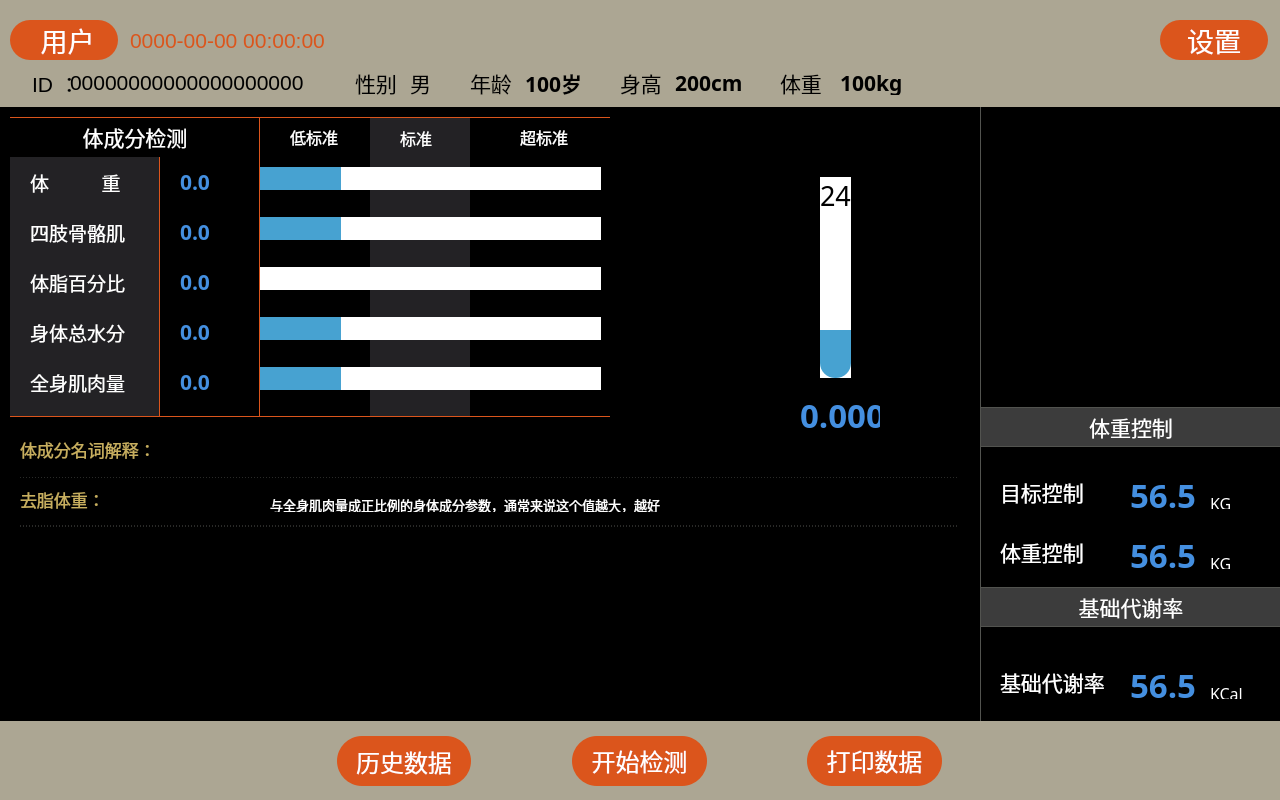
<?xml version="1.0" encoding="UTF-8"?>
<ui version="4.0">
 <class>MainWindow</class>
 <widget class="QMainWindow" name="MainWindow">
  <property name="geometry">
   <rect>
    <x>0</x>
    <y>0</y>
    <width>1280</width>
    <height>800</height>
   </rect>
  </property>
  <property name="font">
   <font>
    <family>Agency FB</family>
    <pointsize>20</pointsize>
   </font>
  </property>
  <property name="windowTitle">
   <string>MainWindow</string>
  </property>
  <widget class="QWidget" name="centralwidget">
   <widget class="QWidget" name="footer" native="true">
    <property name="geometry">
     <rect>
      <x>0</x>
      <y>721</y>
      <width>1280</width>
      <height>80</height>
     </rect>
    </property>
    <property name="font">
     <font>
      <pointsize>20</pointsize>
     </font>
    </property>
    <property name="styleSheet">
     <string notr="true">#footer {
  background-color: #aca693;
}

QPushButton {
  font-size: 18pt;
  color: white;
  background-color: #db551c;
  border-radius: 25px;
 }

QPushButton:pressed {
  color: white;
  background-color: #1F272E;
  border-radius: 25px;
}

QPushButton:disabled {
  color: lightgray;
  background-color: #40515E;
  border-radius: 25px;
}</string>
    </property>
    <widget class="QPushButton" name="pushButtonHistory">
     <property name="geometry">
      <rect>
       <x>337</x>
       <y>15</y>
       <width>134</width>
       <height>50</height>
      </rect>
     </property>
     <property name="font">
      <font>
       <family>Microsoft YaHei UI</family>
       <pointsize>18</pointsize>
       <bold>false</bold>
       <kerning>true</kerning>
      </font>
     </property>
     <property name="styleSheet">
      <string notr="true"/>
     </property>
     <property name="text">
      <string>历史数据</string>
     </property>
     <property name="icon">
      <iconset resource="resources.qrc">
       <normaloff>:/images/run-mark.png</normaloff>:/images/run-mark.png</iconset>
     </property>
     <property name="iconSize">
      <size>
       <width>16</width>
       <height>16</height>
      </size>
     </property>
    </widget>
    <widget class="QPushButton" name="pushButtonPrint">
     <property name="geometry">
      <rect>
       <x>572</x>
       <y>15</y>
       <width>135</width>
       <height>50</height>
      </rect>
     </property>
     <property name="styleSheet">
      <string notr="true">
</string>
     </property>
     <property name="text">
      <string>开始检测</string>
     </property>
     <property name="icon">
      <iconset resource="resources.qrc">
       <normaloff>:/images/run-mark.png</normaloff>:/images/run-mark.png</iconset>
     </property>
     <property name="iconSize">
      <size>
       <width>16</width>
       <height>16</height>
      </size>
     </property>
    </widget>
    <widget class="QPushButton" name="pushButtonRun">
     <property name="geometry">
      <rect>
       <x>807</x>
       <y>15</y>
       <width>135</width>
       <height>50</height>
      </rect>
     </property>
     <property name="styleSheet">
      <string notr="true">
</string>
     </property>
     <property name="text">
      <string>打印数据</string>
     </property>
     <property name="icon">
      <iconset resource="resources.qrc">
       <normaloff>:/images/print-mark.png</normaloff>:/images/print-mark.png</iconset>
     </property>
     <property name="iconSize">
      <size>
       <width>16</width>
       <height>16</height>
      </size>
     </property>
    </widget>
   </widget>
   <widget class="QWidget" name="header" native="true">
    <property name="geometry">
     <rect>
      <x>0</x>
      <y>0</y>
      <width>1280</width>
      <height>107</height>
     </rect>
    </property>
    <property name="styleSheet">
     <string notr="true">#header {
  background-color: #aca693;
}

QPushButton {
  font-size: 20pt;
  color: white;
  background-color: #db551c;
  border-radius: 20px;
 }

QPushButton:pressed {
  color: white;
  background-color: #1F272E;
  border-radius: 20px;
}

QPushButton:disabled {
  color: lightgray;
  background-color: #40515E;
  border-radius: 20px;
}
 
QLabel {
  background-color: &quot;transparent&quot;;
}

#nameID, #nameGender, #nameAge, #nameHeight, #nameWeight {
  color: black;
  font-size: 16pt;
}

#labelID, #labelGender, #labelAge, #labelHeight, #labelWeight {
  color: black;
  font-size: 16pt;
}

#labelID, #labelGender, #labelAge, #labelHeight {
  border-right: 1px solid #db551c;
}

#labelDateTime {
  color: #db551c;
  font-size: 16pt;
}</string>
    </property>
    <widget class="QPushButton" name="pushButtonUser">
     <property name="geometry">
      <rect>
       <x>10</x>
       <y>20</y>
       <width>108</width>
       <height>40</height>
      </rect>
     </property>
     <property name="text">
      <string> 用户</string>
     </property>
     <property name="icon">
      <iconset resource="resources.qrc">
       <normaloff>:/images/user-mark.png</normaloff>:/images/user-mark.png</iconset>
     </property>
     <property name="iconSize">
      <size>
       <width>21</width>
       <height>21</height>
      </size>
     </property>
    </widget>
    <widget class="QPushButton" name="pushButtonSetup">
     <property name="geometry">
      <rect>
       <x>1160</x>
       <y>20</y>
       <width>108</width>
       <height>40</height>
      </rect>
     </property>
     <property name="text">
      <string>设置</string>
     </property>
     <property name="icon">
      <iconset resource="resources.qrc">
       <normaloff>:/images/setup-mark.png</normaloff>:/images/setup-mark.png</iconset>
     </property>
     <property name="iconSize">
      <size>
       <width>21</width>
       <height>21</height>
      </size>
     </property>
    </widget>
    <widget class="QLabel" name="labelDateTime">
     <property name="geometry">
      <rect>
       <x>130</x>
       <y>30</y>
       <width>200</width>
       <height>20</height>
      </rect>
     </property>
     <property name="font">
      <font>
       <family>Arial</family>
       <pointsize>16</pointsize>
      </font>
     </property>
     <property name="text">
      <string>0000-00-00 00:00:00</string>
     </property>
    </widget>
    <widget class="QLabel" name="nameID">
     <property name="geometry">
      <rect>
       <x>32</x>
       <y>70</y>
       <width>50</width>
       <height>25</height>
      </rect>
     </property>
     <property name="font">
      <font>
       <pointsize>16</pointsize>
      </font>
     </property>
     <property name="text">
      <string>ID ：</string>
     </property>
    </widget>
    <widget class="QLabel" name="labelID">
     <property name="geometry">
      <rect>
       <x>70</x>
       <y>70</y>
       <width>272</width>
       <height>25</height>
      </rect>
     </property>
     <property name="font">
      <font>
       <pointsize>16</pointsize>
      </font>
     </property>
     <property name="text">
      <string>00000000000000000000</string>
     </property>
    </widget>
    <widget class="QLabel" name="nameGender">
     <property name="geometry">
      <rect>
       <x>355</x>
       <y>70</y>
       <width>50</width>
       <height>25</height>
      </rect>
     </property>
     <property name="font">
      <font>
       <pointsize>16</pointsize>
      </font>
     </property>
     <property name="text">
      <string>性别：</string>
     </property>
    </widget>
    <widget class="QLabel" name="labelGender">
     <property name="geometry">
      <rect>
       <x>410</x>
       <y>70</y>
       <width>50</width>
       <height>25</height>
      </rect>
     </property>
     <property name="font">
      <font>
       <pointsize>16</pointsize>
      </font>
     </property>
     <property name="text">
      <string>男</string>
     </property>
    </widget>
    <widget class="QLabel" name="nameAge">
     <property name="geometry">
      <rect>
       <x>470</x>
       <y>70</y>
       <width>50</width>
       <height>25</height>
      </rect>
     </property>
     <property name="font">
      <font>
       <family>Microsoft YaHei UI</family>
       <pointsize>16</pointsize>
       <bold>false</bold>
      </font>
     </property>
     <property name="text">
      <string>年龄：</string>
     </property>
    </widget>
    <widget class="QLabel" name="labelAge">
     <property name="geometry">
      <rect>
       <x>525</x>
       <y>70</y>
       <width>75</width>
       <height>25</height>
      </rect>
     </property>
     <property name="font">
      <font>
       <family>Microsoft JhengHei</family>
       <pointsize>16</pointsize>
       <bold>true</bold>
      </font>
     </property>
     <property name="text">
      <string>100岁</string>
     </property>
    </widget>
    <widget class="QLabel" name="nameHeight">
     <property name="geometry">
      <rect>
       <x>620</x>
       <y>70</y>
       <width>50</width>
       <height>25</height>
      </rect>
     </property>
     <property name="font">
      <font>
       <family>Microsoft YaHei UI</family>
       <pointsize>16</pointsize>
       <bold>false</bold>
      </font>
     </property>
     <property name="text">
      <string>身高：</string>
     </property>
    </widget>
    <widget class="QLabel" name="labelHeight">
     <property name="geometry">
      <rect>
       <x>675</x>
       <y>70</y>
       <width>80</width>
       <height>25</height>
      </rect>
     </property>
     <property name="font">
      <font>
       <family>Microsoft JhengHei</family>
       <pointsize>16</pointsize>
       <bold>true</bold>
      </font>
     </property>
     <property name="text">
      <string>200cm</string>
     </property>
    </widget>
    <widget class="QLabel" name="nameWeight">
     <property name="geometry">
      <rect>
       <x>780</x>
       <y>70</y>
       <width>50</width>
       <height>25</height>
      </rect>
     </property>
     <property name="font">
      <font>
       <family>Microsoft YaHei UI</family>
       <pointsize>16</pointsize>
       <bold>false</bold>
      </font>
     </property>
     <property name="text">
      <string>体重：</string>
     </property>
    </widget>
    <widget class="QLabel" name="labelWeight">
     <property name="geometry">
      <rect>
       <x>840</x>
       <y>70</y>
       <width>100</width>
       <height>25</height>
      </rect>
     </property>
     <property name="font">
      <font>
       <family>Microsoft JhengHei</family>
       <pointsize>16</pointsize>
       <bold>true</bold>
      </font>
     </property>
     <property name="text">
      <string>100kg</string>
     </property>
    </widget>
   </widget>
   <widget class="QWidget" name="body" native="true">
    <property name="geometry">
     <rect>
      <x>0</x>
      <y>107</y>
      <width>1280</width>
      <height>614</height>
     </rect>
    </property>
    <property name="styleSheet">
     <string notr="true">#body { background-color: black;  }

#controlPanel,#controlBMR {   background-color: #3c3c3c; border-top: 1px solid #52534f; border-bottom: 1px solid #52534f;   
color: white;font-size: 16pt;}

#NameWT,#NameCTWT,#NameFatCT,#NameMuscleCT,#NameBMR{color: white;font-size: 16pt;}

#labelKcal,#labelWTKG,#labelCTKG{ color:white; font-size:12pt;}

#NoteLBM{color:white; font-size:10pt;}

#labelTXTtitle,#labelMuscletxt{color:#c8af5f;font-size:13pt;}

#labelTargetCT,#labelWeightCT,#labelFatCT,#labelMuscleCT,#labelBMR,#labelECW
{
    color: #448fe0;
    font-size: 25pt;
}
#widgetSMM{ border-bottom: 1px dashed #52534f;   border-top: 1px dashed #52534f;   }

</string>
    </property>
    <widget class="QWidget" name="panel01" native="true">
     <property name="geometry">
      <rect>
       <x>10</x>
       <y>10</y>
       <width>600</width>
       <height>300</height>
      </rect>
     </property>
     <property name="styleSheet">
      <string notr="true">#panel01 {
  border-top: 1px solid #db551c; border-bottom: 1px solid #db551c;
}

QLabel {
  background-color: &quot;transparent&quot;;
}

#labellowstanderd,#labelstanderd,#labelhighstanderd{
  color: white;
  font-size: 12pt;
}


QProgressBar { border: 0px solid #aaaaaa; background-color: &quot;transparent&quot;;}
QProgressBar::chunk { background-color: #47a2d1;  text:none;}

</string>
     </property>
     <widget class="QWidget" name="panel01left" native="true">
      <property name="geometry">
       <rect>
        <x>0</x>
        <y>0</y>
        <width>250</width>
        <height>300</height>
       </rect>
      </property>
      <property name="styleSheet">
       <string notr="true">#panel01left{ border-right: 1px solid #db551c; }

QLabel {
  background-color: &quot;transparent&quot;;
}

#panelName{
  color: white;
  font-size: 16pt;
  border-bottom: 1px solid #52534f;
}

#labelWeight1,#labelSMM,#labelPBF,#labelWater,#labelMuscle
{
    color: #448fe0;
    font-size: 16pt;
}

#progressBar{
    border:0;
}</string>
      </property>
      <widget class="QLabel" name="panelName">
       <property name="geometry">
        <rect>
         <x>0</x>
         <y>0</y>
         <width>250</width>
         <height>40</height>
        </rect>
       </property>
       <property name="text">
        <string>体成分检测</string>
       </property>
       <property name="alignment">
        <set>Qt::AlignCenter</set>
       </property>
      </widget>
      <widget class="QWidget" name="panel01leftName" native="true">
       <property name="geometry">
        <rect>
         <x>0</x>
         <y>40</y>
         <width>150</width>
         <height>259</height>
        </rect>
       </property>
       <property name="styleSheet">
        <string notr="true">#panel01leftName {
  background-color: #232225;
  border-right: 1px solid #db551c; 
}

QLabel {
  background-color: &quot;transparent&quot;;
}

#NameWeight,#NameSMM,#NamePBF,#NameWater,#NameMuscle{
  color: white;
  font-size: 14pt;
}</string>
       </property>
       <widget class="QLabel" name="NameWeight">
        <property name="geometry">
         <rect>
          <x>20</x>
          <y>10</y>
          <width>100</width>
          <height>30</height>
         </rect>
        </property>
        <property name="font">
         <font>
          <pointsize>14</pointsize>
          <bold>false</bold>
         </font>
        </property>
        <property name="text">
         <string>体          重</string>
        </property>
       </widget>
       <widget class="QLabel" name="NameSMM">
        <property name="geometry">
         <rect>
          <x>20</x>
          <y>60</y>
          <width>100</width>
          <height>30</height>
         </rect>
        </property>
        <property name="font">
         <font>
          <pointsize>14</pointsize>
          <bold>false</bold>
         </font>
        </property>
        <property name="text">
         <string>四肢骨骼肌</string>
        </property>
       </widget>
       <widget class="QLabel" name="NamePBF">
        <property name="geometry">
         <rect>
          <x>20</x>
          <y>110</y>
          <width>100</width>
          <height>30</height>
         </rect>
        </property>
        <property name="font">
         <font>
          <pointsize>14</pointsize>
          <bold>false</bold>
         </font>
        </property>
        <property name="text">
         <string>体脂百分比</string>
        </property>
       </widget>
       <widget class="QLabel" name="NameWater">
        <property name="geometry">
         <rect>
          <x>20</x>
          <y>160</y>
          <width>100</width>
          <height>30</height>
         </rect>
        </property>
        <property name="font">
         <font>
          <pointsize>14</pointsize>
          <bold>false</bold>
         </font>
        </property>
        <property name="text">
         <string>身体总水分</string>
        </property>
       </widget>
       <widget class="QLabel" name="NameMuscle">
        <property name="geometry">
         <rect>
          <x>20</x>
          <y>210</y>
          <width>100</width>
          <height>30</height>
         </rect>
        </property>
        <property name="font">
         <font>
          <pointsize>14</pointsize>
          <bold>false</bold>
         </font>
        </property>
        <property name="text">
         <string>全身肌肉量</string>
        </property>
       </widget>
      </widget>
      <widget class="QLabel" name="labelWeight1">
       <property name="geometry">
        <rect>
         <x>170</x>
         <y>50</y>
         <width>40</width>
         <height>30</height>
        </rect>
       </property>
       <property name="font">
        <font>
         <family>Agency FB</family>
         <pointsize>16</pointsize>
         <bold>true</bold>
        </font>
       </property>
       <property name="text">
        <string>0.0</string>
       </property>
      </widget>
      <widget class="QLabel" name="labelSMM">
       <property name="geometry">
        <rect>
         <x>170</x>
         <y>100</y>
         <width>40</width>
         <height>30</height>
        </rect>
       </property>
       <property name="font">
        <font>
         <family>Agency FB</family>
         <pointsize>16</pointsize>
         <bold>true</bold>
        </font>
       </property>
       <property name="text">
        <string>0.0</string>
       </property>
      </widget>
      <widget class="QLabel" name="labelPBF">
       <property name="geometry">
        <rect>
         <x>170</x>
         <y>150</y>
         <width>40</width>
         <height>30</height>
        </rect>
       </property>
       <property name="font">
        <font>
         <family>Agency FB</family>
         <pointsize>16</pointsize>
         <bold>true</bold>
        </font>
       </property>
       <property name="text">
        <string>0.0</string>
       </property>
      </widget>
      <widget class="QLabel" name="labelWater">
       <property name="geometry">
        <rect>
         <x>170</x>
         <y>200</y>
         <width>40</width>
         <height>30</height>
        </rect>
       </property>
       <property name="font">
        <font>
         <family>Agency FB</family>
         <pointsize>16</pointsize>
         <bold>true</bold>
        </font>
       </property>
       <property name="text">
        <string>0.0</string>
       </property>
      </widget>
      <widget class="QLabel" name="labelMuscle">
       <property name="geometry">
        <rect>
         <x>170</x>
         <y>250</y>
         <width>40</width>
         <height>30</height>
        </rect>
       </property>
       <property name="font">
        <font>
         <family>Agency FB</family>
         <pointsize>16</pointsize>
         <bold>true</bold>
        </font>
       </property>
       <property name="text">
        <string>0.0</string>
       </property>
      </widget>
     </widget>
     <widget class="QWidget" name="panel01right" native="true">
      <property name="geometry">
       <rect>
        <x>250</x>
        <y>0</y>
        <width>350</width>
        <height>300</height>
       </rect>
      </property>
      <widget class="QProgressBar" name="progressBarWeight">
       <property name="geometry">
        <rect>
         <x>0</x>
         <y>50</y>
         <width>341</width>
         <height>23</height>
        </rect>
       </property>
       <property name="value">
        <number>24</number>
       </property>
       <property name="format">
        <string/>
       </property>
      </widget>
      <widget class="QProgressBar" name="progressBarSMM">
       <property name="geometry">
        <rect>
         <x>0</x>
         <y>100</y>
         <width>341</width>
         <height>23</height>
        </rect>
       </property>
       <property name="value">
        <number>24</number>
       </property>
       <property name="format">
        <string notr="true"/>
       </property>
      </widget>
      <widget class="QProgressBar" name="progressBarBPF">
       <property name="geometry">
        <rect>
         <x>0</x>
         <y>150</y>
         <width>341</width>
         <height>23</height>
        </rect>
       </property>
       <property name="format">
        <string notr="true"/>
       </property>
      </widget>
      <widget class="QProgressBar" name="progressBarWater">
       <property name="geometry">
        <rect>
         <x>0</x>
         <y>200</y>
         <width>341</width>
         <height>23</height>
        </rect>
       </property>
       <property name="value">
        <number>24</number>
       </property>
       <property name="format">
        <string notr="true"/>
       </property>
      </widget>
      <widget class="QProgressBar" name="progressBarMuscle">
       <property name="geometry">
        <rect>
         <x>0</x>
         <y>250</y>
         <width>341</width>
         <height>23</height>
        </rect>
       </property>
       <property name="value">
        <number>24</number>
       </property>
       <property name="format">
        <string notr="true"/>
       </property>
      </widget>
      <widget class="QWidget" name="standerdpanel" native="true">
       <property name="geometry">
        <rect>
         <x>110</x>
         <y>1</y>
         <width>100</width>
         <height>298</height>
        </rect>
       </property>
       <property name="styleSheet">
        <string notr="true">#standerdpanel {
  background-color: #232225;
}
</string>
       </property>
       <widget class="QLabel" name="labelstanderd">
        <property name="geometry">
         <rect>
          <x>30</x>
          <y>10</y>
          <width>60</width>
          <height>20</height>
         </rect>
        </property>
        <property name="text">
         <string>标准</string>
        </property>
       </widget>
      </widget>
      <widget class="QWidget" name="lowpanel" native="true">
       <property name="geometry">
        <rect>
         <x>10</x>
         <y>0</y>
         <width>100</width>
         <height>298</height>
        </rect>
       </property>
       <widget class="QLabel" name="labellowstanderd">
        <property name="geometry">
         <rect>
          <x>20</x>
          <y>10</y>
          <width>60</width>
          <height>20</height>
         </rect>
        </property>
        <property name="text">
         <string>低标准</string>
        </property>
       </widget>
      </widget>
      <widget class="QWidget" name="heightpanel" native="true">
       <property name="geometry">
        <rect>
         <x>210</x>
         <y>0</y>
         <width>150</width>
         <height>298</height>
        </rect>
       </property>
       <widget class="QLabel" name="labelhighstanderd">
        <property name="geometry">
         <rect>
          <x>50</x>
          <y>10</y>
          <width>60</width>
          <height>20</height>
         </rect>
        </property>
        <property name="text">
         <string>超标准</string>
        </property>
       </widget>
      </widget>
      <zorder>standerdpanel</zorder>
      <zorder>progressBarWeight</zorder>
      <zorder>progressBarSMM</zorder>
      <zorder>progressBarBPF</zorder>
      <zorder>progressBarWater</zorder>
      <zorder>progressBarMuscle</zorder>
      <zorder>lowpanel</zorder>
      <zorder>heightpanel</zorder>
     </widget>
    </widget>
    <widget class="QWidget" name="rightpanel" native="true">
     <property name="geometry">
      <rect>
       <x>980</x>
       <y>0</y>
       <width>300</width>
       <height>614</height>
      </rect>
     </property>
     <property name="styleSheet">
      <string notr="true">#rightpanel{ border-left: 1px solid #52534f; }</string>
     </property>
     <widget class="QWidget" name="guide" native="true">
      <property name="geometry">
       <rect>
        <x>0</x>
        <y>0</y>
        <width>300</width>
        <height>300</height>
       </rect>
      </property>
     </widget>
     <widget class="QLabel" name="controlPanel">
      <property name="geometry">
       <rect>
        <x>1</x>
        <y>300</y>
        <width>300</width>
        <height>40</height>
       </rect>
      </property>
      <property name="text">
       <string>体重控制</string>
      </property>
      <property name="alignment">
       <set>Qt::AlignCenter</set>
      </property>
     </widget>
     <widget class="QLabel" name="NameWT">
      <property name="geometry">
       <rect>
        <x>20</x>
        <y>370</y>
        <width>91</width>
        <height>30</height>
       </rect>
      </property>
      <property name="font">
       <font>
        <pointsize>16</pointsize>
        <bold>false</bold>
       </font>
      </property>
      <property name="text">
       <string>目标控制</string>
      </property>
     </widget>
     <widget class="QLabel" name="NameCTWT">
      <property name="geometry">
       <rect>
        <x>20</x>
        <y>430</y>
        <width>91</width>
        <height>30</height>
       </rect>
      </property>
      <property name="font">
       <font>
        <pointsize>16</pointsize>
        <bold>false</bold>
       </font>
      </property>
      <property name="text">
       <string>体重控制</string>
      </property>
     </widget>
     <widget class="QLabel" name="labelTargetCT">
      <property name="geometry">
       <rect>
        <x>150</x>
        <y>370</y>
        <width>80</width>
        <height>35</height>
       </rect>
      </property>
      <property name="font">
       <font>
        <family>Agency FB</family>
        <pointsize>25</pointsize>
        <bold>true</bold>
       </font>
      </property>
      <property name="text">
       <string>56.5</string>
      </property>
     </widget>
     <widget class="QLabel" name="labelWeightCT">
      <property name="geometry">
       <rect>
        <x>150</x>
        <y>430</y>
        <width>80</width>
        <height>35</height>
       </rect>
      </property>
      <property name="font">
       <font>
        <family>Agency FB</family>
        <pointsize>25</pointsize>
        <bold>true</bold>
       </font>
      </property>
      <property name="text">
       <string>56.5</string>
      </property>
     </widget>
     <widget class="QLabel" name="controlBMR">
      <property name="geometry">
       <rect>
        <x>1</x>
        <y>480</y>
        <width>300</width>
        <height>40</height>
       </rect>
      </property>
      <property name="text">
       <string>基础代谢率</string>
      </property>
      <property name="alignment">
       <set>Qt::AlignCenter</set>
      </property>
     </widget>
     <widget class="QLabel" name="NameBMR">
      <property name="geometry">
       <rect>
        <x>20</x>
        <y>560</y>
        <width>120</width>
        <height>30</height>
       </rect>
      </property>
      <property name="font">
       <font>
        <pointsize>16</pointsize>
        <bold>false</bold>
       </font>
      </property>
      <property name="text">
       <string>基础代谢率</string>
      </property>
     </widget>
     <widget class="QLabel" name="labelBMR">
      <property name="geometry">
       <rect>
        <x>150</x>
        <y>560</y>
        <width>80</width>
        <height>35</height>
       </rect>
      </property>
      <property name="font">
       <font>
        <family>Agency FB</family>
        <pointsize>25</pointsize>
        <bold>true</bold>
       </font>
      </property>
      <property name="text">
       <string>56.5</string>
      </property>
     </widget>
     <widget class="QLabel" name="labelKcal">
      <property name="geometry">
       <rect>
        <x>230</x>
        <y>580</y>
        <width>40</width>
        <height>12</height>
       </rect>
      </property>
      <property name="text">
       <string>KCal</string>
      </property>
     </widget>
     <widget class="QLabel" name="labelWTKG">
      <property name="geometry">
       <rect>
        <x>230</x>
        <y>450</y>
        <width>40</width>
        <height>12</height>
       </rect>
      </property>
      <property name="text">
       <string>KG</string>
      </property>
     </widget>
     <widget class="QLabel" name="labelCTKG">
      <property name="geometry">
       <rect>
        <x>230</x>
        <y>390</y>
        <width>40</width>
        <height>12</height>
       </rect>
      </property>
      <property name="text">
       <string>KG</string>
      </property>
     </widget>
    </widget>
    <widget class="QLabel" name="labelTXTtitle">
     <property name="geometry">
      <rect>
       <x>20</x>
       <y>330</y>
       <width>200</width>
       <height>25</height>
      </rect>
     </property>
     <property name="text">
      <string>体成分名词解释：</string>
     </property>
    </widget>
    <widget class="QWidget" name="widgetSMM" native="true">
     <property name="geometry">
      <rect>
       <x>20</x>
       <y>370</y>
       <width>940</width>
       <height>50</height>
      </rect>
     </property>
     <widget class="QLabel" name="labelMuscletxt">
      <property name="geometry">
       <rect>
        <x>0</x>
        <y>10</y>
        <width>200</width>
        <height>25</height>
       </rect>
      </property>
      <property name="text">
       <string>去脂体重：</string>
      </property>
     </widget>
     <widget class="QLabel" name="NoteLBM">
      <property name="geometry">
       <rect>
        <x>250</x>
        <y>20</y>
        <width>600</width>
        <height>15</height>
       </rect>
      </property>
      <property name="text">
       <string>与全身肌肉量成正比例的身体成分参数，通常来说这个值越大，越好</string>
      </property>
     </widget>
    </widget>
    <widget class="QWidget" name="ECW" native="true">
     <property name="geometry">
      <rect>
       <x>660</x>
       <y>20</y>
       <width>260</width>
       <height>260</height>
      </rect>
     </property>
     <property name="styleSheet">
      <string notr="true">#ECW{ border-image: url(:/images/ecw.png);}</string>
     </property>
     <widget class="QProgressBar" name="progressBar">
      <property name="geometry">
       <rect>
        <x>160</x>
        <y>50</y>
        <width>31</width>
        <height>201</height>
       </rect>
      </property>
      <property name="styleSheet">
       <string notr="true">QProgressBar { border: 0px solid #aaaaaa; background-color: &quot;transparent&quot;; }
QProgressBar::chunk { background-color: #47a2d1; border-bottom-left-radius: 15px; border-bottom-right-radius: 15px; }</string>
      </property>
      <property name="value">
       <number>24</number>
      </property>
      <property name="orientation">
       <enum>Qt::Vertical</enum>
      </property>
     </widget>
    </widget>
    <widget class="QLabel" name="labelECW">
     <property name="geometry">
      <rect>
       <x>800</x>
       <y>290</y>
       <width>80</width>
       <height>35</height>
      </rect>
     </property>
     <property name="font">
      <font>
       <family>Agency FB</family>
       <pointsize>25</pointsize>
       <bold>true</bold>
      </font>
     </property>
     <property name="text">
      <string>0.000</string>
     </property>
    </widget>
   </widget>
  </widget>
 </widget>
 <resources>
  <include location="resources.qrc"/>
 </resources>
 <connections/>
</ui>
